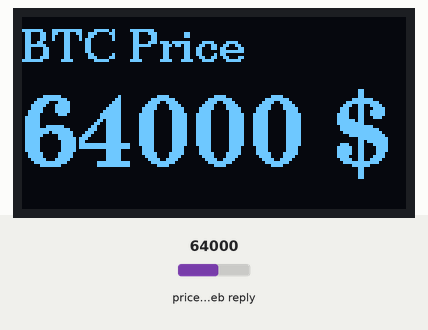
This sketch was run on a simulated ESP32. Parts: 128×64 one-colour display. The inputs (shaded band) are chosen by the test bench; at power-on: price in the web reply 64000. WiFi joins after 1.5 s; servers stay silent unless stated; web services answer with replies made up by the test bench; what the sketch prints to the serial monitor is not drawn.

Above: at 2.3 s.

The sketch:

bitcoin_ticker_esp32.ino
```cpp
#include <Arduino.h>
#include <U8g2lib.h>
#include <SPI.h>  // if using hardware SPI
#include <Wire.h> // if using hardware I2C
#include <ArduinoJson.h>
#include <WiFi.h>
#include <HTTPClient.h>

// WiFi credentials
const char* ssid = "AndroidAP_4983";
const char* password = "1111111111";

// CoinGecko API URL to get Bitcoin price in USD
const char* bitcoin_api_url = "https://api.coingecko.com/api/v3/simple/price?ids=bitcoin&vs_currencies=usd";

// Define display object
U8G2_SSD1306_128X64_NONAME_F_SW_I2C u8g2(U8G2_R0, 22, 21, U8X8_PIN_NONE);

void setup() {
  Serial.begin(115200);
  u8g2.begin(); // Initialize the display

  // Connect to WiFi
  WiFi.begin(ssid, password);
  while (WiFi.status() != WL_CONNECTED) {
    delay(1000);
    Serial.println("Connecting to WiFi..");
  }
  Serial.println("Connected to WiFi");
}

void loop() {
  u8g2.clearBuffer();

  // Fetch Bitcoin price from CoinGecko API
  float bitcoin_price = getBitcoinPrice();

  // Display text on OLED display
  u8g2.setFont(u8g2_font_ncenB10_tr); // Set font size
  u8g2.setCursor(0, 15); // Set position for the text
  u8g2.print("BTC Price");

  // Print Bitcoin price below the text
  u8g2.setFont(u8g2_font_ncenB24_tr); // Set font size
  u8g2.setCursor(0, 50); // Set position for the price
  u8g2.print(bitcoin_price, 0); // Display Bitcoin price with 2 decimal places
  u8g2.print(" $");

  u8g2.sendBuffer();

  delay(60000); // Update every minute
}

float getBitcoinPrice() {
  HTTPClient http;
  http.begin(bitcoin_api_url);
  int httpCode = http.GET();
  if (httpCode == HTTP_CODE_OK) {
    String payload = http.getString();
    DynamicJsonDocument doc(1024);
    deserializeJson(doc, payload);
    return doc["bitcoin"]["usd"].as<float>();
  } else {
    Serial.println("Error fetching Bitcoin price");
    return 0.0;
  }
}
```
